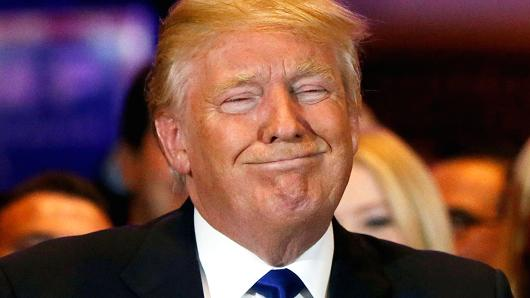
#> input picture tr.jpg, 530 x 298 px, given in place of the camera
$ python edgedetection.py   (older library calls are emulated)
#> lines starting #> are read from the running program, lines starting #| are printed output that depends on the picture
import cv2
import numpy as np

stream=cv2.VideoCapture(0)


while True:
    ret, frame=stream.read()
#> frame is the input picture: shape (298, 530, 3); mean B, G, R 66.6, 72.2, 111.3

    lap = cv2.Laplacian(frame,cv2.CV_64F)
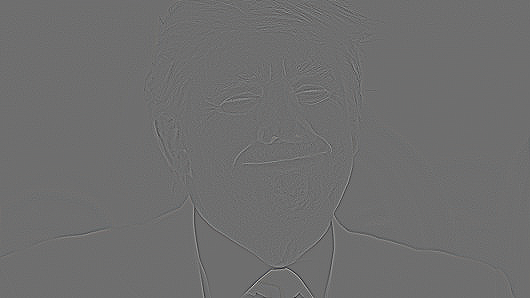
#> lap: shape (298, 530, 3) float64; mean B, G, R 0, 0, 0; drawn with min black and max white

    sobx = cv2.Sobel(frame,cv2.CV_64F,1,0,ksize=5)
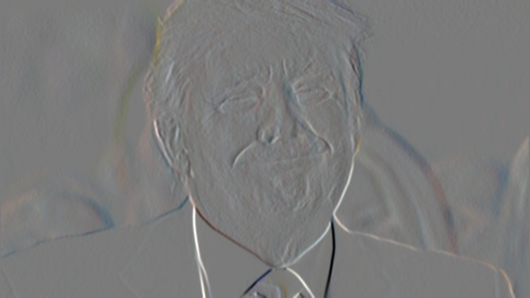
#> sobx: shape (298, 530, 3) float64; mean B, G, R -11, 0.5, 2.6; drawn with min black and max white
    soby = cv2.Sobel(frame,cv2.CV_64F,0,1,ksize=5)
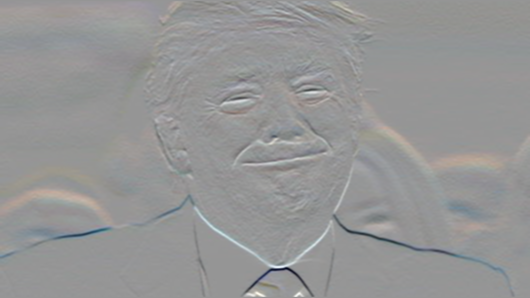
#> soby: shape (298, 530, 3) float64; mean B, G, R -4.9, -4.7, -24.1; drawn with min black and max white
    edges = cv2.Canny(frame,100,150)
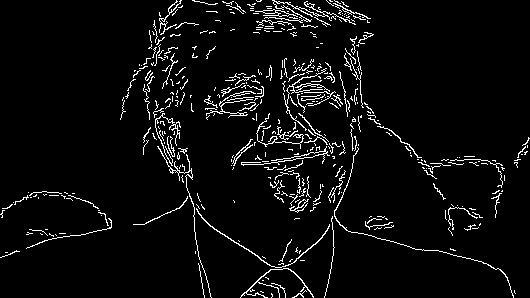
#> edges: shape (298, 530); 4.9% white in thin lines or dots

    cv2.imshow('video',lap)
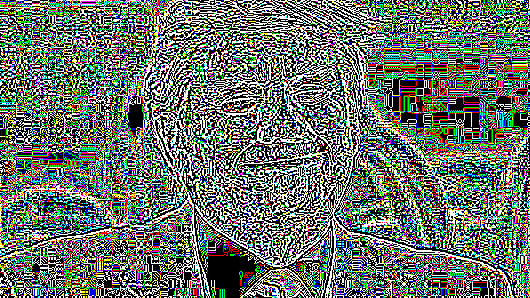
#> window 'video': shape (298, 530, 3); mean B, G, R 111.1, 110.3, 112
    #cv2.imshow('sobx',sobx)
    #cv2.imshow('soby',soby)
    #cv2.imshow('edges',edges)
    if cv2.waitKey(1) & 0xFF== ord('q'):
#> (key q is pressed here)
        break

stream.release()
cv2.destroyAllWindows()
